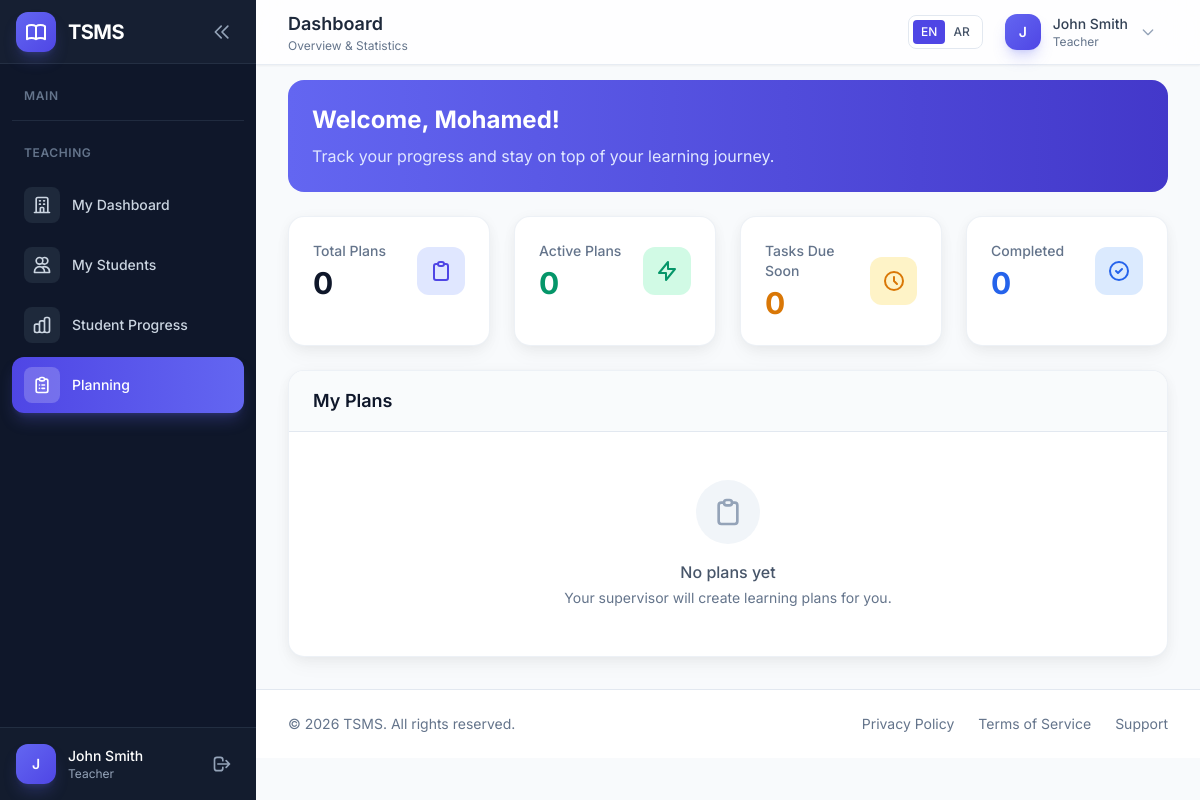
Before: /planning/student/7 (signed in) with the older database file.
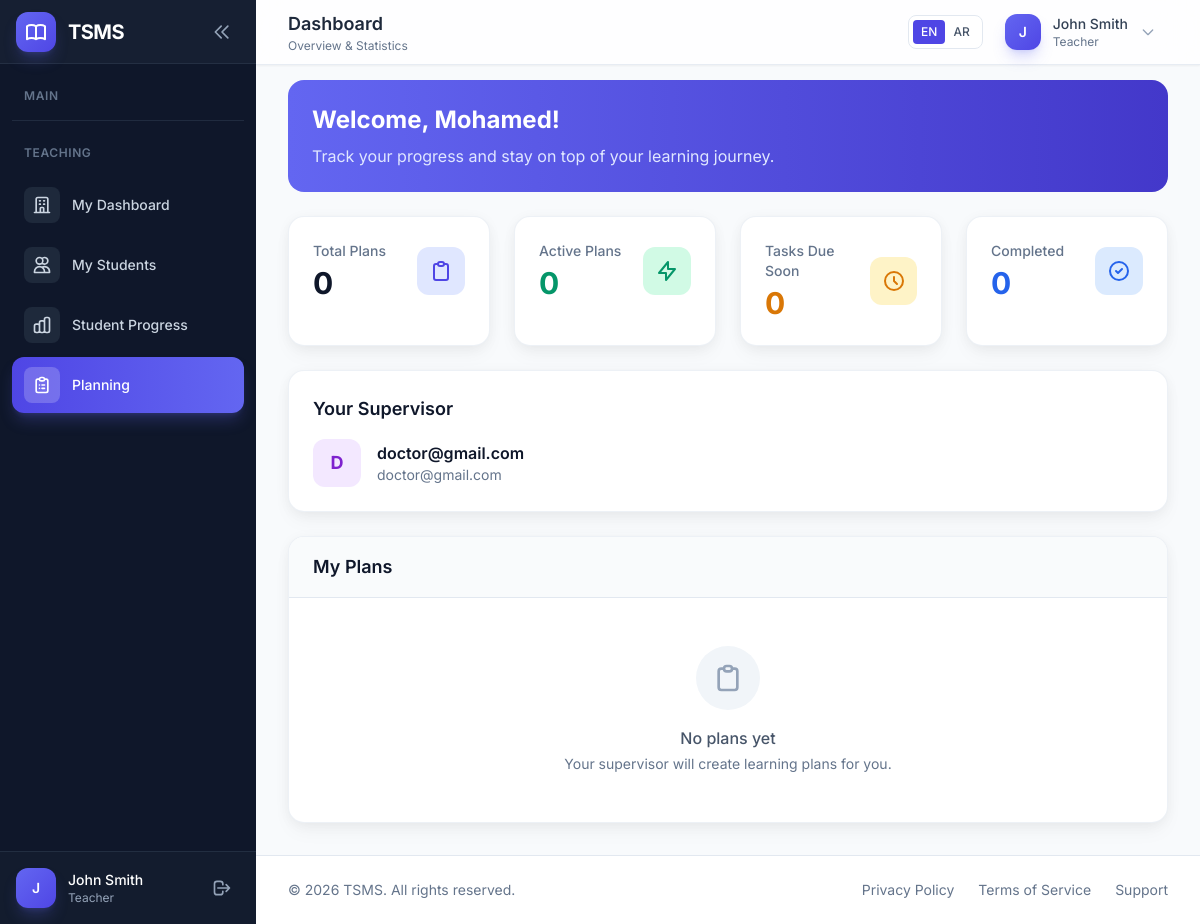
After: the same page with the newer database file.
### app/models/user.py (models this page shows, shortened)
class User(UserMixin, db.Model):
    __tablename__ = 'users'
    id = db.Column(db.Integer, primary_key=True)
    name = db.Column(db.String(128), nullable=False)
    username = db.Column(db.String(64), unique=True, nullable=False, index=True)
    email = db.Column(db.String(120), unique=True, nullable=False, index=True)
    password_hash = db.Column(db.String(256), nullable=False)
    role = db.Column(db.Enum(UserRole), nullable=False, default=UserRole.TEACHER)
    status = db.Column(db.Enum(UserStatus), nullable=False, default=UserStatus.ACTIVE)
    created_at = db.Column(db.DateTime, default=datetime.utcnow, index=True)
    updated_at = db.Column(db.DateTime, default=datetime.utcnow, onupdate=datetime.utcnow)
    last_login_at = db.Column(db.DateTime)
    teacher_profile = db.relationship(
        'Teacher',
        backref='user',
        uselist=False,
        cascade='all, delete-orphan',
        lazy='joined'
    )
    supervisor_profile = db.relationship(
        'Supervisor',
        backref='user',
        uselist=False,
        cascade='all, delete-orphan',
        lazy='joined'
    )
    @property
    def password(self):
        """Prevent password from being read."""
        raise AttributeError('Password is not a readable attribute')
    def is_admin(self):
        return self.role == UserRole.ADMIN
    def is_supervisor(self):
        return self.role == UserRole.SUPERVISOR
    def is_teacher(self):
        return self.role == UserRole.TEACHER

### app/blueprints/planning/routes.py (the view, shortened to what this page needs)
@planning_bp.route('/student/<int:student_id>')
@login_required
@planning_access_required
def student_plans(student_id):
    from app.models.planning import StudentPlan
    student = Student.query.get_or_404(student_id)
    if not current_user.is_admin() and not can_manage_student(student):
        flash(_('You do not have permission to view this student\'s plans.'), 'error')
        abort(403)
    single_plans = student.plans.order_by(Plan.created_at.desc()).all()
    student_plan_entries = StudentPlan.query.filter_by(student_id=student_id).all()
    plans_data = []
    plans_data.sort(key=lambda x: x['plan'].created_at, reverse=True)
    active_plan = None
    for pd in plans_data:
        if pd['status'] == PlanStatus.ACTIVE:
            active_plan = pd['plan']
            break
    upcoming_tasks = 0
    from datetime import datetime, timedelta
    next_week = datetime.utcnow() + timedelta(days=7)
    for pd in plans_data:
        for task in pd['plan'].tasks.all():
            if task.due_date and task.due_date <= next_week and task.status not in [TaskStatus.COMPLETED, TaskStatus.CANCELLED]:
                upcoming_tasks += 1
    return render_template('planning/student_plans.html',
                         student=student,
                         plans_data=plans_data,
                         plans=[pd['plan'] for pd in plans_data],  # For backward compatibility
                         active_plan=active_plan,
                         upcoming_tasks=upcoming_tasks)

### app/__init__.py (called while the page is built)
def _select_locale():
    lang = request.args.get('lang', type=str)
    if lang in SUPPORTED_LANGUAGES:
        session['language'] = lang
        return lang
    session_lang = session.get('language')
    if session_lang in SUPPORTED_LANGUAGES:
        return session_lang
    return request.accept_languages.best_match(SUPPORTED_LANGUAGES) or 'en'

def _init_extensions(app):
    from app.extensions import db, migrate, login_manager, csrf, babel
    db.init_app(app)
    migrate.init_app(app, db)
    login_manager.init_app(app)
    csrf.init_app(app)
    babel.init_app(app, locale_selector=_select_locale)
    from app.models import User
    @login_manager.user_loader
    def load_user(user_id):
        return User.query.get(int(user_id))

### app/blueprints/auth/routes.py (called while the page is built)
@auth_bp.before_app_request
def before_request():
    if current_user.is_authenticated:
        if current_user.status != UserStatus.ACTIVE:
            logout_user()
            flash(_('Your account is no longer active.'), 'warning')
            return redirect(url_for('auth.login'))

### app/templates/planning/student_plans.html (shortened to what the changed rows need)
{% extends "layouts/dashboard.html" %}
{% block content %}
<div class="space-y-6">
    <div class="bg-gradient-to-r from-primary-500 to-primary-700 rounded-2xl p-6 text-white">
        <h2 class="text-2xl font-bold mb-2">{{ _('Welcome, %(name)s!', name=student.name) }}</h2>
    </div>
    {% if student.supervisor %}
    <div class="bg-white rounded-2xl shadow-soft border border-slate-200/60 p-6">
        <h3 class="text-lg font-semibold text-slate-900 mb-4">{{ _('Your Supervisor') }}</h3>
        <div class="flex items-center">
            <div class="w-12 h-12 bg-purple-100 rounded-xl flex items-center justify-center mr-4">
                <span class="text-purple-700 font-bold text-lg">{{ student.supervisor.username[0]|upper }}</span>
            </div>
            <div>
                <p class="font-semibold text-slate-900">{{ student.supervisor.username }}</p>
                <p class="text-sm text-slate-500">{{ student.supervisor.email }}</p>
            </div>
        </div>
    </div>
    {% endif %}
</div>
{% endblock %}

Changed rows visible on the page:
now on this page (row edited): User: supervisor "D", supervisor.username "doctor@gmail.com", supervisor.email "doctor@gmail.com"
Other visible differences:
text now shown: "Your Supervisor"
